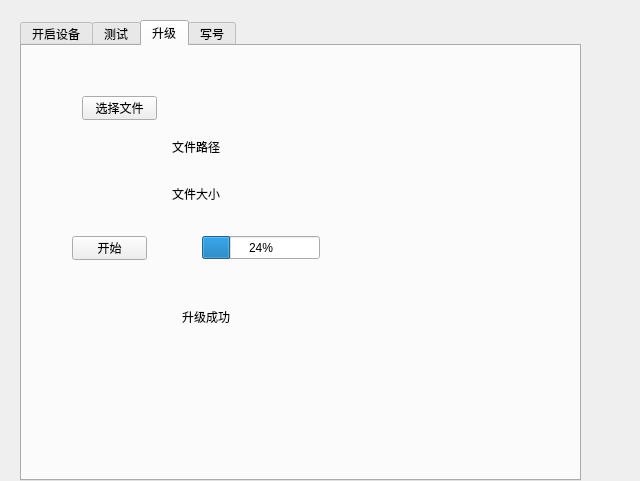
<?xml version="1.0" encoding="UTF-8"?>
<ui version="4.0">
 <class>Form</class>
 <widget class="QWidget" name="Form">
  <property name="geometry">
   <rect>
    <x>0</x>
    <y>0</y>
    <width>640</width>
    <height>481</height>
   </rect>
  </property>
  <property name="windowTitle">
   <string>Form</string>
  </property>
  <widget class="QTabWidget" name="tabWidget">
   <property name="geometry">
    <rect>
     <x>20</x>
     <y>20</y>
     <width>561</width>
     <height>461</height>
    </rect>
   </property>
   <property name="currentIndex">
    <number>2</number>
   </property>
   <widget class="QWidget" name="tab">
    <attribute name="title">
     <string>开启设备</string>
    </attribute>
    <widget class="QPushButton" name="pushButton_devClose">
     <property name="geometry">
      <rect>
       <x>120</x>
       <y>160</y>
       <width>75</width>
       <height>24</height>
      </rect>
     </property>
     <property name="text">
      <string>关闭</string>
     </property>
    </widget>
    <widget class="QComboBox" name="comboBox_bandRate_devCOM">
     <property name="geometry">
      <rect>
       <x>110</x>
       <y>80</y>
       <width>69</width>
       <height>22</height>
      </rect>
     </property>
     <property name="editable">
      <bool>false</bool>
     </property>
     <property name="currentText">
      <string>USB1</string>
     </property>
     <property name="currentIndex">
      <number>0</number>
     </property>
     <item>
      <property name="text">
       <string>USB1</string>
      </property>
     </item>
     <item>
      <property name="text">
       <string>USB2</string>
      </property>
     </item>
     <item>
      <property name="text">
       <string>USB3</string>
      </property>
     </item>
     <item>
      <property name="text">
       <string>USB4</string>
      </property>
     </item>
     <item>
      <property name="text">
       <string>USB5</string>
      </property>
     </item>
     <item>
      <property name="text">
       <string>USB6</string>
      </property>
     </item>
     <item>
      <property name="text">
       <string>USB7</string>
      </property>
     </item>
     <item>
      <property name="text">
       <string>USB8</string>
      </property>
     </item>
     <item>
      <property name="text">
       <string>USB9</string>
      </property>
     </item>
     <item>
      <property name="text">
       <string>USB10</string>
      </property>
     </item>
     <item>
      <property name="text">
       <string>USB11</string>
      </property>
     </item>
     <item>
      <property name="text">
       <string>USB12</string>
      </property>
     </item>
     <item>
      <property name="text">
       <string>USB13</string>
      </property>
     </item>
     <item>
      <property name="text">
       <string>USB14</string>
      </property>
     </item>
     <item>
      <property name="text">
       <string>USB15</string>
      </property>
     </item>
     <item>
      <property name="text">
       <string>USB16</string>
      </property>
     </item>
    </widget>
    <widget class="QLabel" name="label_bandRate">
     <property name="geometry">
      <rect>
       <x>40</x>
       <y>120</y>
       <width>53</width>
       <height>16</height>
      </rect>
     </property>
     <property name="text">
      <string>波特率</string>
     </property>
    </widget>
    <widget class="QLabel" name="label_bandRate_2">
     <property name="geometry">
      <rect>
       <x>40</x>
       <y>80</y>
       <width>53</width>
       <height>16</height>
      </rect>
     </property>
     <property name="text">
      <string>端口</string>
     </property>
    </widget>
    <widget class="QPushButton" name="pushButton_devOpen">
     <property name="geometry">
      <rect>
       <x>20</x>
       <y>160</y>
       <width>75</width>
       <height>24</height>
      </rect>
     </property>
     <property name="text">
      <string>打开</string>
     </property>
    </widget>
    <widget class="QComboBox" name="comboBox_bandRate">
     <property name="geometry">
      <rect>
       <x>110</x>
       <y>120</y>
       <width>69</width>
       <height>22</height>
      </rect>
     </property>
     <property name="editable">
      <bool>false</bool>
     </property>
     <property name="currentText">
      <string>500Kbps</string>
     </property>
     <property name="currentIndex">
      <number>7</number>
     </property>
     <item>
      <property name="text">
       <string>5Kbps</string>
      </property>
     </item>
     <item>
      <property name="text">
       <string>10Kbps</string>
      </property>
     </item>
     <item>
      <property name="text">
       <string>20Kbps</string>
      </property>
     </item>
     <item>
      <property name="text">
       <string>50Kbps</string>
      </property>
     </item>
     <item>
      <property name="text">
       <string>100Kbps</string>
      </property>
     </item>
     <item>
      <property name="text">
       <string>125Kbps</string>
      </property>
     </item>
     <item>
      <property name="text">
       <string>250Kbps</string>
      </property>
     </item>
     <item>
      <property name="text">
       <string>500Kbps</string>
      </property>
     </item>
     <item>
      <property name="text">
       <string>800Kbps</string>
      </property>
     </item>
     <item>
      <property name="text">
       <string>1000Kbps</string>
      </property>
     </item>
    </widget>
   </widget>
   <widget class="QWidget" name="tab_2">
    <attribute name="title">
     <string>测试</string>
    </attribute>
    <widget class="QPushButton" name="pushButton">
     <property name="geometry">
      <rect>
       <x>360</x>
       <y>390</y>
       <width>75</width>
       <height>24</height>
      </rect>
     </property>
     <property name="text">
      <string>开始</string>
     </property>
    </widget>
    <widget class="QLabel" name="label_11">
     <property name="geometry">
      <rect>
       <x>80</x>
       <y>320</y>
       <width>111</width>
       <height>21</height>
      </rect>
     </property>
     <property name="text">
      <string>模拟卡ＵＵＩＤ</string>
     </property>
    </widget>
    <widget class="QLabel" name="label_9">
     <property name="geometry">
      <rect>
       <x>80</x>
       <y>270</y>
       <width>91</width>
       <height>21</height>
      </rect>
     </property>
     <property name="text">
      <string>Ｍ卡用户数据</string>
     </property>
    </widget>
    <widget class="QLabel" name="label_2">
     <property name="geometry">
      <rect>
       <x>81</x>
       <y>113</y>
       <width>131</width>
       <height>21</height>
      </rect>
     </property>
     <property name="text">
      <string>卡片信息外设状态</string>
     </property>
    </widget>
    <widget class="QLabel" name="label_4">
     <property name="geometry">
      <rect>
       <x>81</x>
       <y>157</y>
       <width>91</width>
       <height>21</height>
      </rect>
     </property>
     <property name="text">
      <string>外部认证密钥</string>
     </property>
    </widget>
    <widget class="QLabel" name="label_7">
     <property name="geometry">
      <rect>
       <x>81</x>
       <y>223</y>
       <width>101</width>
       <height>16</height>
      </rect>
     </property>
     <property name="text">
      <string>M卡密钥A</string>
     </property>
    </widget>
    <widget class="QLabel" name="label_5">
     <property name="geometry">
      <rect>
       <x>81</x>
       <y>179</y>
       <width>53</width>
       <height>16</height>
      </rect>
     </property>
     <property name="text">
      <string>用户密钥</string>
     </property>
    </widget>
    <widget class="QLabel" name="label_6">
     <property name="geometry">
      <rect>
       <x>81</x>
       <y>201</y>
       <width>53</width>
       <height>16</height>
      </rect>
     </property>
     <property name="text">
      <string>用户数据</string>
     </property>
    </widget>
    <widget class="QLabel" name="label_3">
     <property name="geometry">
      <rect>
       <x>81</x>
       <y>135</y>
       <width>53</width>
       <height>16</height>
      </rect>
     </property>
     <property name="text">
      <string>UUID</string>
     </property>
    </widget>
    <widget class="QLabel" name="label_8">
     <property name="geometry">
      <rect>
       <x>81</x>
       <y>245</y>
       <width>81</width>
       <height>21</height>
      </rect>
     </property>
     <property name="text">
      <string>M卡密钥B</string>
     </property>
    </widget>
    <widget class="QLabel" name="label_10">
     <property name="geometry">
      <rect>
       <x>80</x>
       <y>300</y>
       <width>91</width>
       <height>16</height>
      </rect>
     </property>
     <property name="text">
      <string>Ｍ卡ＵＵＩＤ</string>
     </property>
    </widget>
    <widget class="QLabel" name="label">
     <property name="geometry">
      <rect>
       <x>80</x>
       <y>90</y>
       <width>17</width>
       <height>16</height>
      </rect>
     </property>
     <property name="text">
      <string>SN</string>
     </property>
    </widget>
    <widget class="QLabel" name="lb_sn">
     <property name="geometry">
      <rect>
       <x>240</x>
       <y>90</y>
       <width>141</width>
       <height>21</height>
      </rect>
     </property>
     <property name="text">
      <string>TextLabel</string>
     </property>
    </widget>
    <widget class="QLabel" name="lb_state">
     <property name="geometry">
      <rect>
       <x>240</x>
       <y>110</y>
       <width>171</width>
       <height>21</height>
      </rect>
     </property>
     <property name="text">
      <string>TextLabel</string>
     </property>
    </widget>
    <widget class="QLabel" name="lb_uuid">
     <property name="geometry">
      <rect>
       <x>240</x>
       <y>130</y>
       <width>191</width>
       <height>16</height>
      </rect>
     </property>
     <property name="text">
      <string>TextLabel</string>
     </property>
    </widget>
    <widget class="QLabel" name="lb_okey">
     <property name="geometry">
      <rect>
       <x>240</x>
       <y>160</y>
       <width>181</width>
       <height>21</height>
      </rect>
     </property>
     <property name="text">
      <string>TextLabel</string>
     </property>
    </widget>
    <widget class="QLabel" name="lb_usrkey">
     <property name="geometry">
      <rect>
       <x>240</x>
       <y>180</y>
       <width>211</width>
       <height>21</height>
      </rect>
     </property>
     <property name="text">
      <string>TextLabel</string>
     </property>
    </widget>
    <widget class="QLabel" name="lb_usrdata">
     <property name="geometry">
      <rect>
       <x>240</x>
       <y>200</y>
       <width>201</width>
       <height>21</height>
      </rect>
     </property>
     <property name="text">
      <string>TextLabel</string>
     </property>
    </widget>
    <widget class="QLabel" name="lb_mkeya">
     <property name="geometry">
      <rect>
       <x>230</x>
       <y>220</y>
       <width>191</width>
       <height>21</height>
      </rect>
     </property>
     <property name="text">
      <string>TextLabel</string>
     </property>
    </widget>
    <widget class="QLabel" name="lb_mkeyb">
     <property name="geometry">
      <rect>
       <x>230</x>
       <y>240</y>
       <width>191</width>
       <height>21</height>
      </rect>
     </property>
     <property name="text">
      <string>TextLabel</string>
     </property>
    </widget>
    <widget class="QLabel" name="lb_musrdata">
     <property name="geometry">
      <rect>
       <x>230</x>
       <y>270</y>
       <width>231</width>
       <height>21</height>
      </rect>
     </property>
     <property name="text">
      <string>TextLabel</string>
     </property>
    </widget>
    <widget class="QLabel" name="lb_muuid">
     <property name="geometry">
      <rect>
       <x>230</x>
       <y>300</y>
       <width>211</width>
       <height>16</height>
      </rect>
     </property>
     <property name="text">
      <string>TextLabel</string>
     </property>
    </widget>
    <widget class="QLabel" name="lb_vmuuid">
     <property name="geometry">
      <rect>
       <x>230</x>
       <y>320</y>
       <width>211</width>
       <height>21</height>
      </rect>
     </property>
     <property name="text">
      <string>TextLabel</string>
     </property>
    </widget>
    <widget class="QPushButton" name="pushButton_4">
     <property name="geometry">
      <rect>
       <x>460</x>
       <y>390</y>
       <width>75</width>
       <height>24</height>
      </rect>
     </property>
     <property name="text">
      <string>结束</string>
     </property>
    </widget>
   </widget>
   <widget class="QWidget" name="tab_3">
    <attribute name="title">
     <string>升级</string>
    </attribute>
    <widget class="QPushButton" name="pb_selectbin">
     <property name="geometry">
      <rect>
       <x>60</x>
       <y>50</y>
       <width>75</width>
       <height>24</height>
      </rect>
     </property>
     <property name="text">
      <string>选择文件</string>
     </property>
    </widget>
    <widget class="QPushButton" name="pb_state">
     <property name="geometry">
      <rect>
       <x>50</x>
       <y>190</y>
       <width>75</width>
       <height>24</height>
      </rect>
     </property>
     <property name="text">
      <string>开始</string>
     </property>
    </widget>
    <widget class="QProgressBar" name="progressBar">
     <property name="geometry">
      <rect>
       <x>180</x>
       <y>190</y>
       <width>118</width>
       <height>23</height>
      </rect>
     </property>
     <property name="value">
      <number>24</number>
     </property>
    </widget>
    <widget class="QLabel" name="lb_updatestate">
     <property name="geometry">
      <rect>
       <x>160</x>
       <y>250</y>
       <width>181</width>
       <height>41</height>
      </rect>
     </property>
     <property name="text">
      <string>升级成功</string>
     </property>
    </widget>
    <widget class="QLabel" name="lb_binpath">
     <property name="geometry">
      <rect>
       <x>150</x>
       <y>80</y>
       <width>351</width>
       <height>41</height>
      </rect>
     </property>
     <property name="text">
      <string>文件路径</string>
     </property>
    </widget>
    <widget class="QLabel" name="lb_binsize">
     <property name="geometry">
      <rect>
       <x>150</x>
       <y>140</y>
       <width>311</width>
       <height>16</height>
      </rect>
     </property>
     <property name="text">
      <string>文件大小</string>
     </property>
    </widget>
   </widget>
   <widget class="QWidget" name="tab_4">
    <attribute name="title">
     <string>写号</string>
    </attribute>
    <widget class="QPushButton" name="pushButton_3">
     <property name="geometry">
      <rect>
       <x>10</x>
       <y>10</y>
       <width>75</width>
       <height>24</height>
      </rect>
     </property>
     <property name="text">
      <string>开始</string>
     </property>
    </widget>
   </widget>
  </widget>
 </widget>
 <resources/>
 <connections>
  <connection>
   <sender>pushButton_devOpen</sender>
   <signal>clicked()</signal>
   <receiver>Form</receiver>
   <slot>devOpen()</slot>
   <hints>
    <hint type="sourcelabel">
     <x>116</x>
     <y>217</y>
    </hint>
    <hint type="destinationlabel">
     <x>91</x>
     <y>245</y>
    </hint>
   </hints>
  </connection>
  <connection>
   <sender>comboBox_bandRate</sender>
   <signal>currentTextChanged(QString)</signal>
   <receiver>Form</receiver>
   <slot>modify_dwBtr()</slot>
   <hints>
    <hint type="sourcelabel">
     <x>200</x>
     <y>175</y>
    </hint>
    <hint type="destinationlabel">
     <x>511</x>
     <y>202</y>
    </hint>
   </hints>
  </connection>
  <connection>
   <sender>comboBox_bandRate_devCOM</sender>
   <signal>currentTextChanged(QString)</signal>
   <receiver>Form</receiver>
   <slot>select_dev_comm()</slot>
   <hints>
    <hint type="sourcelabel">
     <x>200</x>
     <y>135</y>
    </hint>
    <hint type="destinationlabel">
     <x>398</x>
     <y>51</y>
    </hint>
   </hints>
  </connection>
  <connection>
   <sender>pushButton_devClose</sender>
   <signal>clicked()</signal>
   <receiver>Form</receiver>
   <slot>devClose()</slot>
   <hints>
    <hint type="sourcelabel">
     <x>216</x>
     <y>217</y>
    </hint>
    <hint type="destinationlabel">
     <x>426</x>
     <y>326</y>
    </hint>
   </hints>
  </connection>
  <connection>
   <sender>pushButton</sender>
   <signal>clicked()</signal>
   <receiver>Form</receiver>
   <slot>test_start()</slot>
   <hints>
    <hint type="sourcelabel">
     <x>444</x>
     <y>447</y>
    </hint>
    <hint type="destinationlabel">
     <x>611</x>
     <y>74</y>
    </hint>
   </hints>
  </connection>
  <connection>
   <sender>pushButton_4</sender>
   <signal>clicked()</signal>
   <receiver>Form</receiver>
   <slot>test_end()</slot>
   <hints>
    <hint type="sourcelabel">
     <x>526</x>
     <y>437</y>
    </hint>
    <hint type="destinationlabel">
     <x>614</x>
     <y>436</y>
    </hint>
   </hints>
  </connection>
  <connection>
   <sender>pb_selectbin</sender>
   <signal>clicked()</signal>
   <receiver>Form</receiver>
   <slot>openBinFile()</slot>
   <hints>
    <hint type="sourcelabel">
     <x>128</x>
     <y>141</y>
    </hint>
    <hint type="destinationlabel">
     <x>614</x>
     <y>138</y>
    </hint>
   </hints>
  </connection>
  <connection>
   <sender>pb_state</sender>
   <signal>clicked()</signal>
   <receiver>Form</receiver>
   <slot>startUpgrade()</slot>
   <hints>
    <hint type="sourcelabel">
     <x>110</x>
     <y>215</y>
    </hint>
    <hint type="destinationlabel">
     <x>616</x>
     <y>217</y>
    </hint>
   </hints>
  </connection>
 </connections>
 <slots>
  <slot>select_dev_comm()</slot>
  <slot>modify_dwBtr()</slot>
  <slot>devOpen()</slot>
  <slot>devClose()</slot>
  <slot>test_start()</slot>
  <slot>test_end()</slot>
  <slot>openBinFile()</slot>
  <slot>startUpgrade()</slot>
 </slots>
</ui>
